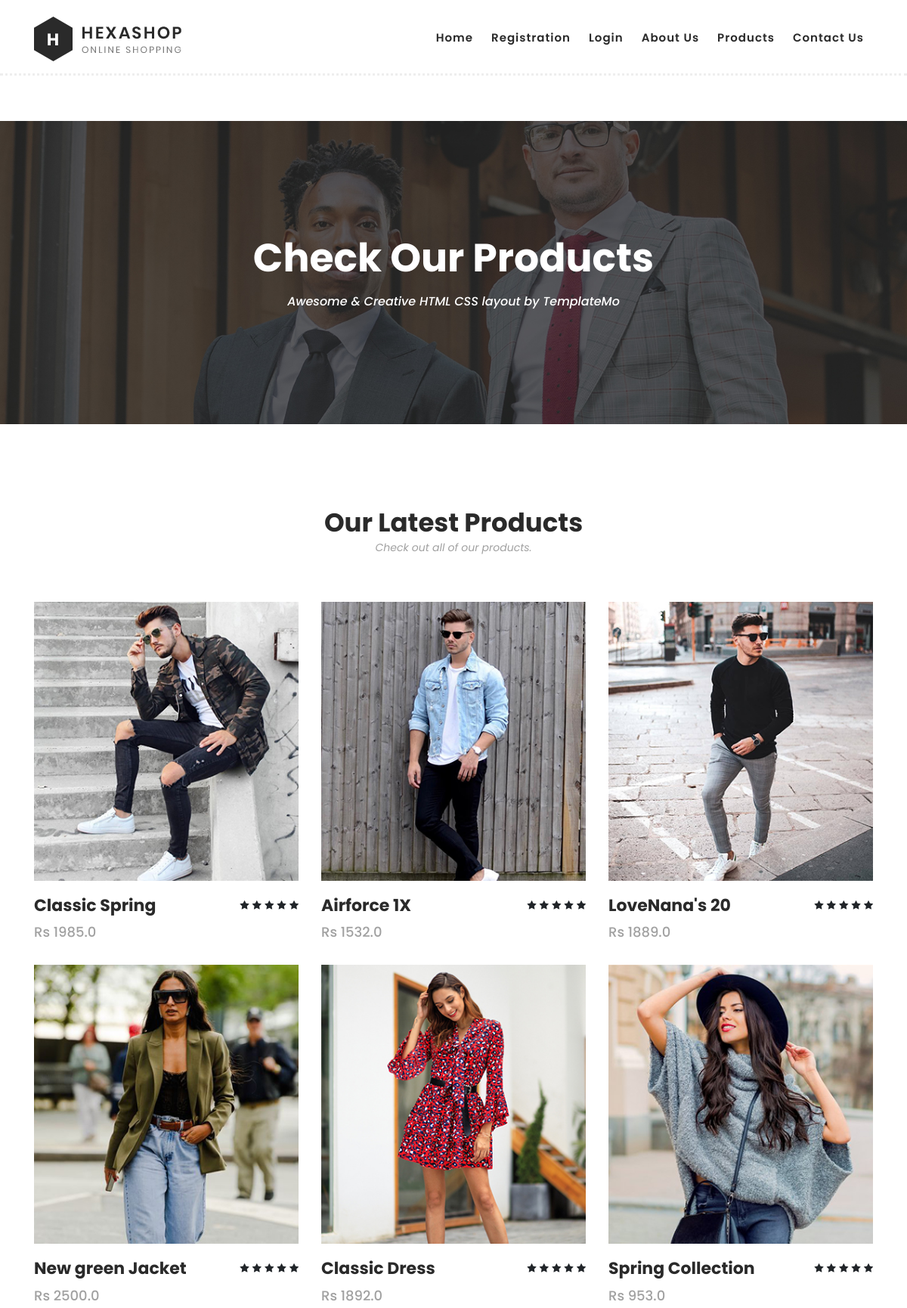
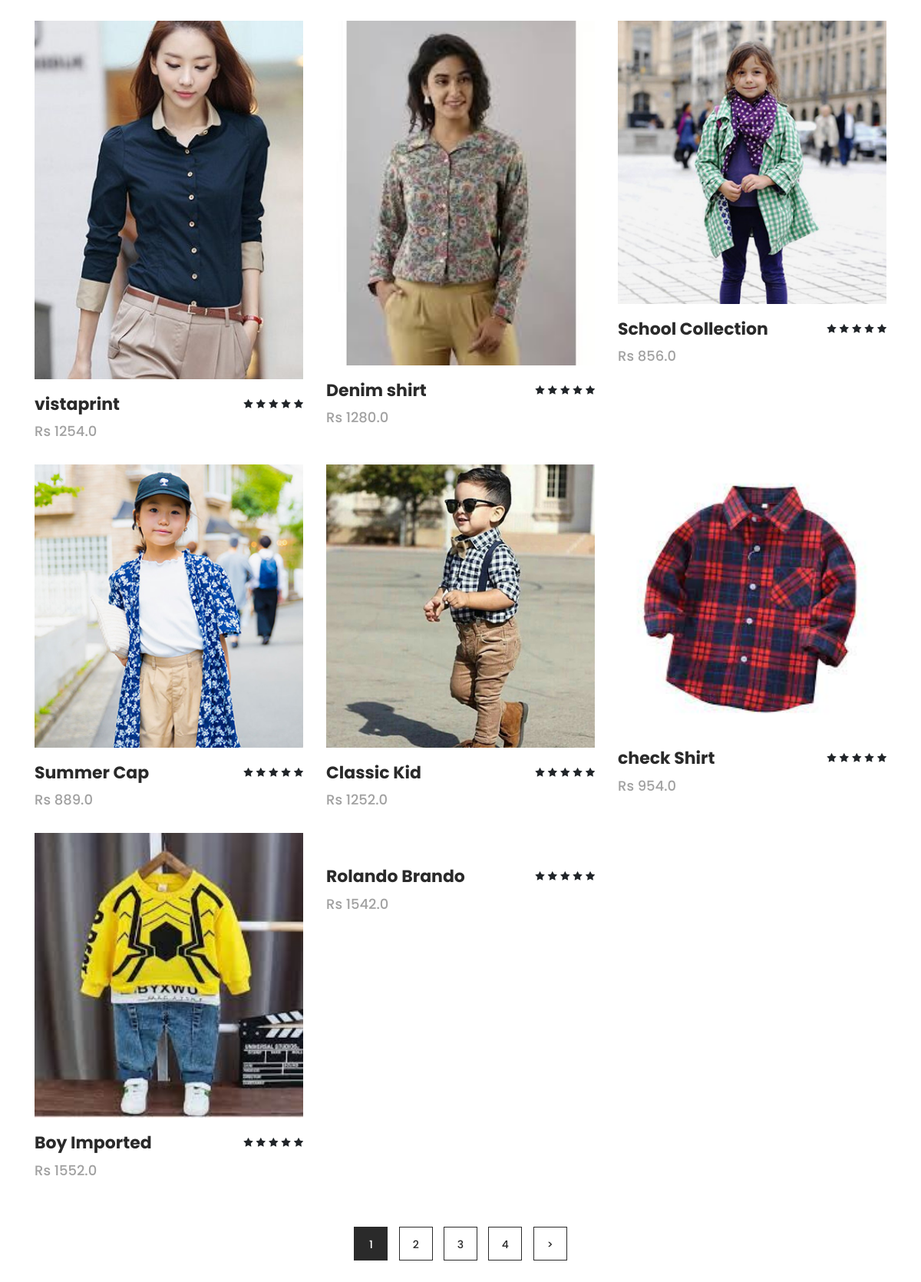
Screenshot of /products/ (upper part) with the database file from the repository (2 pictures, top to bottom).
### Cust/models.py (models this page shows)
class Products(models.Model):
    categories=(
        ("M","Men"),
        ("W","women"),
        ("K","kids"),
        )
    title=models.CharField(max_length=50)
    selling_cost=models.FloatField()
    category=models.CharField(choices=categories,max_length=2)
    colour=models.CharField(max_length=50,default=None,null=True)
    discounted_price=models.FloatField()
    image=models.ImageField(upload_to="productimg")

### My_store/views.py (the view)
# urls.py: path('products/', Products_total.as_view()),
class Products_total(View):
    def get(self,request):
        products= Products.objects.all()
        return render(request,"products.html",{"products":products})

### templates/products.html (shortened to what this page needs)
{% extends "base.html" %}
{% block content %}
    <div class="page-heading" id="top">
        <div class="container">
            <div class="row">
                <div class="col-lg-12">
                    <div class="inner-content">
                        <h2>Check Our Products</h2>
                        <span>Awesome &amp; Creative HTML CSS layout by TemplateMo</span>
                    </div>
                </div>
            </div>
        </div>
    </div>
    <section class="section" id="products">
        <div class="container">
            <div class="row">
                <div class="col-lg-12">
                    <div class="section-heading">
                        <h2>Our Latest Products</h2>
                        <span>Check out all of our products.</span>
                    </div>
                </div>
            </div>
        </div>
        <div class="container">
                <div class="row">
                    {% for p in products %}
                        <div class="col-lg-4">
                            <div class="item">
                                <div class="thumb">
                                    <img src="{{p.image.url}}" alt="">
                                </div>
                                <div class="down-content">
                                    <h4>{{p.title}}</h4>
                                    <span>Rs {{p.selling_cost}}</span>
                                    <ul class="stars">
                                        <li><i class="fa fa-star"></i></li>
                                        <li><i class="fa fa-star"></i></li>
                                        <li><i class="fa fa-star"></i></li>
                                        <li><i class="fa fa-star"></i></li>
                                        <li><i class="fa fa-star"></i></li>
                                    </ul>
                                </div>
                            </div>
                        </div>
                    {% endfor %}
                    <div class="col-lg-12">
                        <div class="pagination">
                            <ul>
                                <li class="active">
                                    <a href="#">1</a>
                                </li>
                                <li>
                                    <a href="#">2</a>
                                </li>
                                <li>
                                    <a href="#">3</a>
                                </li>
                                <li>
                                    <a href="#">4</a>
                                </li>
                                <li>
                                    <a href="#">></a>
                                </li>
                            </ul>
                        </div>
                    </div>
                </div>
        </div>
    </section>
   {% endblock %}

### static/css/templatemo-hexashop.css (style rules this page uses)
html, body, div, span, applet, object, iframe, h1, h2, h3, h4, h5, h6, p, blockquote, div pre, a, abbr, acronym, address, big, cite, code, del, dfn, em, font, img, ins, kbd, q, s, samp, small, strike, strong, sub, sup, tt, var, b, u, i, center, dl, dt, dd, ol, ul, li, figure, header, nav, section, article, aside, footer, figcaption { margin: 0; padding: 0; border: 0; outline: 0; }
ul, li { padding: 0; margin: 0; list-style: none; }
header, nav, section, article, aside, footer, hgroup { display: block; }
* { box-sizing: border-box; }
html, body { font-family: 'Poppins', sans-serif; font-weight: 400; background-color: #fff; font-size: 16px; -ms-text-size-adjust: 100%; -webkit-font-smoothing: antialiased; -moz-osx-font-smoothing: grayscale; }
h1, h2, h3, h4, h5, h6 { margin-top: 0px; margin-bottom: 0px; }
ul { margin-bottom: 0px; }
html, body { background: #fff; font-family: 'Poppins', sans-serif; }
.section-heading h2 { font-size: 34px; font-weight: 700; color: #2a2a2a; }
.section-heading span { font-size: 14px; color: #a1a1a1; font-style: italic; font-weight: 400; }
.page-heading { margin-top: 160px; margin-bottom: 30px; background-image: url(../images/products-page-heading.jpg); background-position: center center; background-size: cover; background-repeat: no-repeat; }
.page-heading .inner-content { padding: 150px 0px; text-align: center; }
.page-heading .inner-content h2 { font-size: 52px; color: #fff; font-weight: 700; margin-bottom: 15px; }
.page-heading .inner-content span { font-size: 16px; font-weight: 500; color: #fff; font-style: italic; }
#products .section-heading { text-align: center; margin-bottom: 60px; margin-top: 80px; }
#products .item { margin-bottom: 30px; }
#products .item .thumb img { width: 100%; overflow: hidden; }
#products .item .down-content { padding-top: 20px; position: relative; z-index: 3; background-color: #fff; }
#products .item .down-content h4 { font-size: 22px; color: #2a2a2a; font-weight: 700; margin-bottom: 8px; }
#products .item .down-content span { font-size: 18px; color: #a1a1a1; font-weight: 500; display: block; }
#products .item .down-content ul.stars { position: absolute; right: 0; top: 20px; }
#products .item .down-content ul.stars li { display: inline; font-size: 13px; }
#products .item .thumb { position: relative; }
#products .pagination { margin-top: 30px; margin-bottom: 40px; }
#products .pagination ul { text-align: center; width: 100%; }
#products .pagination ul li { display: inline; margin: 0px 5px; }
#products .pagination ul li a { width: 44px; height: 44px; border: 1px solid #2a2a2a; display: inline-block; text-align: center; line-height: 44px; font-size: 14px; font-weight: 500; color: #2a2a2a; }
#products .pagination ul li a:hover, #products .pagination ul li.active a { background-color: #2a2a2a; color: #fff; }

### rows the page displays
Products: image (picture), title "Classic Spring", selling_cost "1985.0"
Products: image (picture), title "Airforce 1X", selling_cost "1532.0"
Products: image (picture), title "LoveNana's 20", selling_cost "1889.0"
Products: image (picture), title "New green Jacket", selling_cost "2500.0"
Products: image (picture), title "Classic Dress", selling_cost "1892.0"
Products: image (picture), title "Spring Collection", selling_cost "953.0"
Products: image (picture), title "vistaprint", selling_cost "1254.0"
Products: image (picture), title "Denim shirt", selling_cost "1280.0"
Products: image (picture), title "School Collection", selling_cost "856.0"
Products: image (picture), title "Summer Cap", selling_cost "889.0"
Products: image (picture), title "Classic Kid", selling_cost "1252.0"
Products: image (picture), title "check Shirt", selling_cost "954.0"
Products: image (picture), title "Boy Imported", selling_cost "1552.0"
Products: title "Rolando Brando", selling_cost "1542.0"
